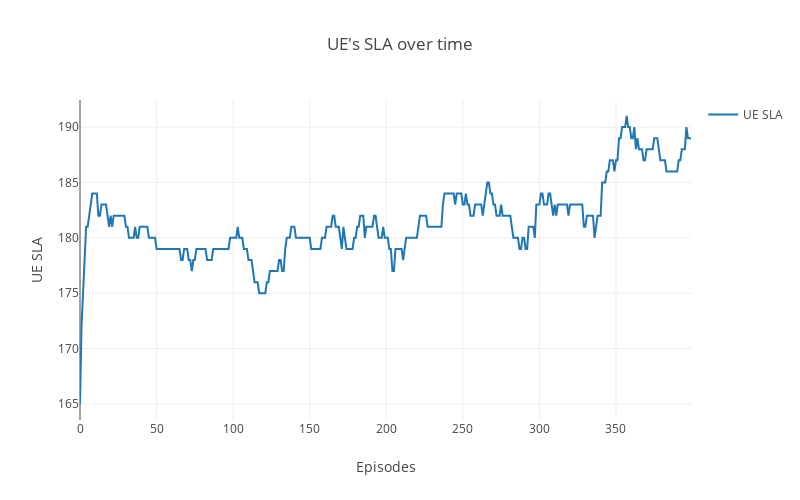

Write notebook code for a chart like this one.
### Code cell
# Create UE graph
ue_sla = go.Scatter(
    x = len(result.Meets_SLA),
    y = result.Meets_SLA,
    name='UE SLA'
)

data = [ue_sla]

# Plot and embed in ipython notebook!
plotly.offline.iplot(
    {"data": data,
     "layout": go.Layout(
         height=500,
         width=800,
         title="UE's SLA over time",
         xaxis=dict(
             title='Episodes',
         ),
         yaxis=dict(
             title='UE SLA'
         ), 
         showlegend=True)},
    show_link=False,
    link_text=None)

### Figure 1 — Plotly figure (JSON) as saved in the notebook; plotly's stock layout.template omitted (floating-point values rounded to 4 significant figures; data arrays with more than 128 entries replaced by an {"elided": "..."} marker saying what was removed)
{"data": [{"name": "UE SLA", "type": "scatter", "x": 400, "y": {"elided": "400 int values"}}], "layout": {"height": 500, "showlegend": true, "title": "UE's SLA over time", "width": 800, "xaxis": {"title": "Episodes"}, "yaxis": {"title": "UE SLA"}}}
